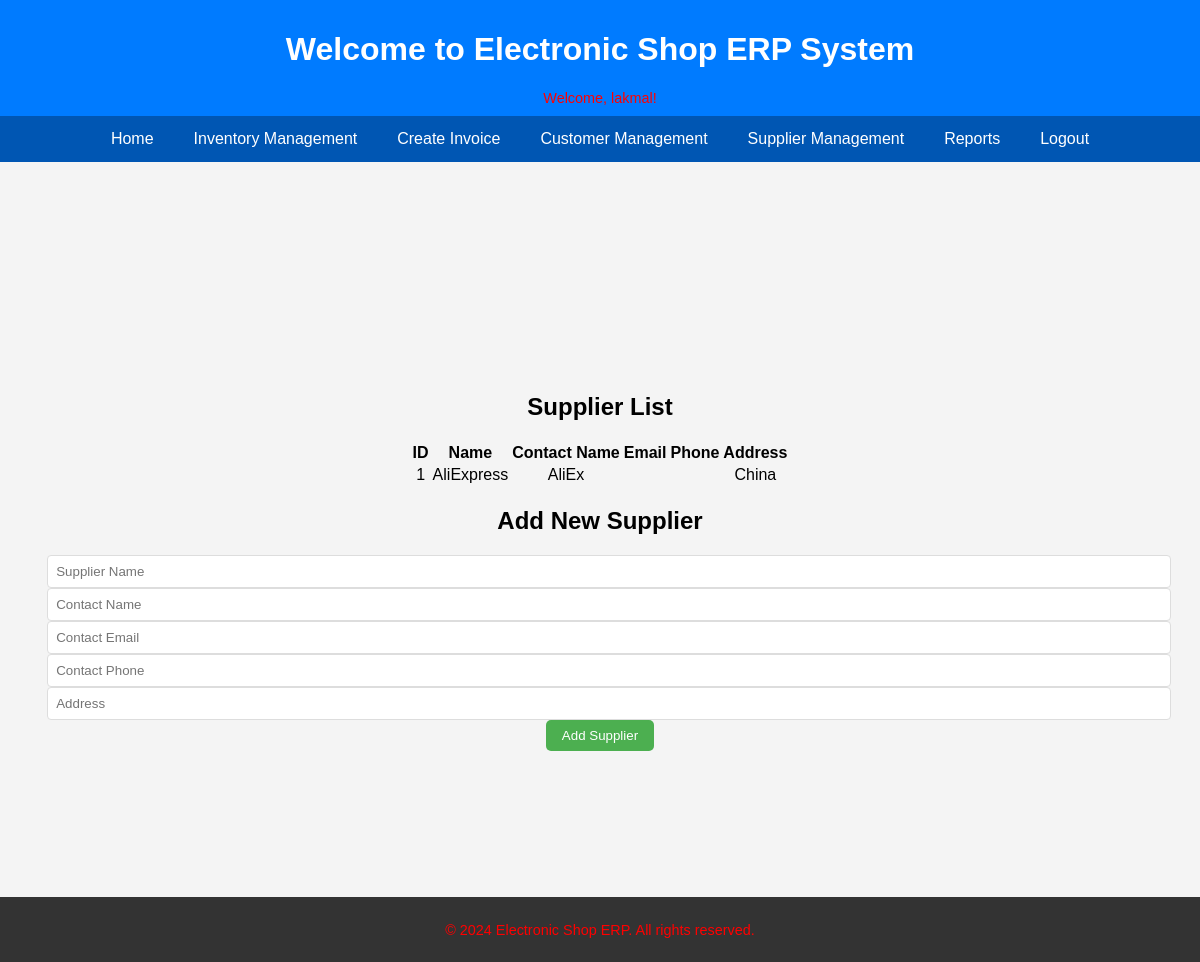
The app's page /supplier_management.php (signed in) with its own data.
### tables this page shows
CREATE TABLE IF NOT EXISTS `suppliers` (
  `supplier_id` int NOT NULL AUTO_INCREMENT,
  `name` varchar(50) NOT NULL,
  `contact_name` varchar(25) DEFAULT NULL,
  `contact_email` varchar(30) DEFAULT NULL,
  `contact_phone` varchar(12) DEFAULT NULL,
  `address` varchar(100) DEFAULT NULL,
  PRIMARY KEY (`supplier_id`)
);

### supplier_management.php (the view, shortened to what this page needs)
<?php
$host = 'localhost';
$username = 'root';
$password = '123';
$database = 'ElectronicsShop';
$conn = new mysqli($host, $username, $password, $database);
$sql = "SELECT * FROM suppliers";
$result = $conn->query($sql);
?>
<!DOCTYPE html>
<html lang="en">
<head>
    <link rel="stylesheet" href="styles.css">
</head>
<body>
    <header>
        <h1>Welcome to Electronic Shop ERP System</h1>
        <p>Welcome, <?php echo htmlspecialchars($_SESSION['username']); ?>!</p>
    </header>
    <nav>
        <ul>
            <li><a href="index.php">Home</a></li>
            <li><a href="manage_stock.php">Inventory Management</a></li>
            <li><a href="create_invoice.php">Create Invoice</a></li>
            <li><a href="customer_management.php">Customer Management</a></li>
            <li><a href="supplier_management.php">Supplier Management</a></li>
            <li><a href="reports.php">Reports</a></li>
            <li><a href="logout.php">Logout</a></li>
        </ul>
    </nav>
    <div class="content">
        <h2>Supplier List</h2>
        <table>
            <thead>
                <tr>
                    <th>ID</th>
                    <th>Name</th>
                    <th>Contact Name</th>
                    <th>Email</th>
                    <th>Phone</th>
                    <th>Address</th>
                </tr>
            </thead>
            <tbody>
                <?php
                while ($row = $result->fetch_assoc()) {
                    echo "<tr>
                            <td>{$row['supplier_id']}</td>
                            <td>{$row['name']}</td>
                            <td>{$row['contact_name']}</td>
                            <td>{$row['contact_email']}</td>
                            <td>{$row['contact_phone']}</td>
                            <td>{$row['address']}</td>
                          </tr>";
                }
                ?>
            </tbody>
        </table>
        <h2>Add New Supplier</h2>
        <form method="POST" action="supplier_management.php">
            <input type="text" name="name" placeholder="Supplier Name" required>
            <input type="text" name="contact_name" placeholder="Contact Name">
            <input type="email" name="contact_email" placeholder="Contact Email">
            <input type="text" name="contact_phone" placeholder="Contact Phone">
            <input type="text" name="address" placeholder="Address">
            <button type="submit" name="add_supplier">Add Supplier</button>
        </form>
    </div>
    <footer>
        <p>© 2024 Electronic Shop ERP. All rights reserved.</p>
    </footer>
</body>
</html>

### styles.css (style rules this page uses)
body { margin: 0; padding: 0; font-family: Arial, sans-serif; background-color: #76c4f4; font-family: Arial, sans-serif; background-color: #f4f4f4; margin: 0; padding: 0; }
header { background-color: #007BFF; color: white; padding: 10px 20px; text-align: center; }
header p { margin: 5px 0 0; }
nav { background-color: #0056b3; overflow: hidden; }
nav ul { list-style-type: none; padding: 0; margin: 0; display: flex; justify-content: center; }
nav ul li { float: left; }
nav ul li a { display: block; color: white; text-align: center; padding: 14px 20px; text-decoration: none; }
footer { background-color: #333; color: white; text-align: center; position: fixed; bottom: 0; width: 100%; padding: 10px 0; }
button { padding: 8px 16px; background-color: #4CAF50; color: white; border: none; cursor: pointer; border-radius: 5px; }
input[type="text"], input[type="password"], input[type="email"], input[type="submit"] { width: 100%; padding: 8px; border: 1px solid #ddd; border-radius: 4px; }
p { color: red; font-size: 0.9em; }
.content { display: flex; flex-direction: column; align-items: center; justify-content: center; height: 100vh; text-align: center; }
a { color: #0056b3; text-decoration: none; }

### records on screen
suppliers: supplier_id "1", name "AliExpress", contact_name "AliEx", address "China"

### other values on screen
$_SESSION['username'] "lakmal"
